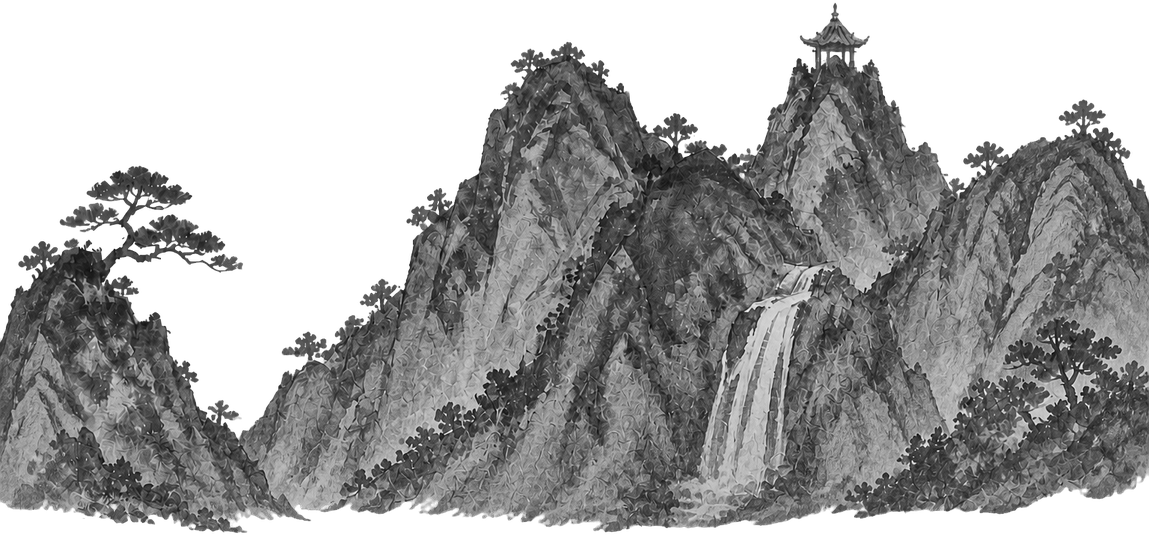
#> input picture assets/resources/art/bg/main-v02/mid_mountains.png, 1149 x 535 px, given in place of ., which was not available
$ python -i sprite-keyframe-ui.py   (imports and definitions only)
#> lines starting #> are read from the running program, lines starting #| are printed output that depends on the picture; after the words box and inside, x2 and y2 are one past the last pixel; in counts of white or black regions, pixels touching at a corner belong together; pictures that were not available may be replaced by others from this repository, and a replacement may not be noted
#!/usr/bin/env python3
"""Local web UI for tools/sprite-keyframe-tool.py."""

from __future__ import annotations

import argparse
import importlib.util
import json
import mimetypes
import os
import re
import secrets
import shutil
import statistics
import subprocess
import sys
import webbrowser
from datetime import datetime
from email.parser import BytesParser
from email.policy import default
from http.server import BaseHTTPRequestHandler, ThreadingHTTPServer
from pathlib import Path
from urllib.parse import quote, unquote, urlparse

from PIL import Image


ROOT = Path(__file__).resolve().parents[1]
TOOL = ROOT / "tools" / "sprite-keyframe-tool.py"
HTML = ROOT / "tools" / "sprite-keyframe-ui.html"
OUT_ROOT = ROOT / "output" / "sprite-keyframes" / "ui"
PREVIEW_ROOT = ROOT / "temp" / "sprite-keyframes" / "ui-preview"
RESOURCES_ROOT = ROOT / "assets" / "resources"
MANIFEST_PATH = ROOT / "assets" / "scripts" / "art" / "ArtManifest.ts"
ALPHA_BBOX_THRESHOLD = 8


# [6 lines left out: function parse_args, not called in this run]


def json_bytes(payload: dict) -> bytes:
    return json.dumps(payload, ensure_ascii=False).encode("utf-8")


def safe_slug(text: str, fallback: str = "sprite-job") -> str:
    slug = re.sub(r"[^a-zA-Z0-9._-]+", "-", text.strip()).strip(".-_")
    return slug[:48] or fallback


def safe_job_id(text: str) -> str:
    job_id = re.sub(r"[^a-zA-Z0-9._-]+", "-", text.strip()).strip(".-_")
    return job_id[:128]


def safe_filename(text: str, fallback: str) -> str:
    filename = re.sub(r"[^a-zA-Z0-9._-]+", "_", text.strip()).strip("._")
    return filename[:96] or fallback


# [4 lines left out: function inside, not called in this run]


def served_url(base: Path, prefix: str, path: Path) -> str:
    relative = path.resolve().relative_to(base.resolve()).as_posix()
    return prefix + quote(relative)


# [25 lines left out: functions job_dir, job_file_url, open_folder, not called in this run]


def form_value(fields: dict[str, str], name: str, default: str) -> str:
    value = fields.get(name, "").strip()
    return value if value else default


def safe_asset_part(text: str, fallback: str) -> str:
    value = re.sub(r"[^a-zA-Z0-9_-]+", "_", text.strip()).strip("_-")
    return value[:64] or fallback


# [13 lines left out: function normalize_art_key, not called in this run]


def bool_value(value: object) -> bool:
    return str(value).lower() in {"1", "true", "yes", "on"}


def ts_string(value: str) -> str:
    return "'" + value.replace("\\", "\\\\").replace("'", "\\'") + "'"


# [144 lines left out: functions upsert_manifest_entry, alpha_bbox, shared_alpha_bbox, crop_sequence_to_shared_bbox, clear_pngs, checkerboard and 3 more, not called in this run]


def sequence_body_metrics(paths: list[Path], threshold: int = ALPHA_BBOX_THRESHOLD) -> dict[str, float] | None:
    """逐帧量身体指标，写进 ArtManifest 供游戏跨动作归一（均相对帧宽高 0-1 归一化）：
    bodyH = alpha bbox 高的中位数 / 帧高；footY = bbox 底边的中位数 / 帧高；
    anchorX = 脚接触行（bbox 底部最多 3 行）alpha 加权质心 X 的中位数 / 帧宽。
    取中位数是为了抗单帧异常（挥武器伸出、拖尾特效）。全透明序列返回 None。"""
#> called with threshold = 8
    body_hs: list[float] = []
    foot_ys: list[float] = []
    anchor_xs: list[float] = []
    for path in paths:
        with Image.open(path) as image:
#> image is the input picture: PIL image 1149x535 RGBA; mean R, G, B, A 67.4, 67.4, 67.4, 154.4
            alpha = image.convert("RGBA").getchannel("A")
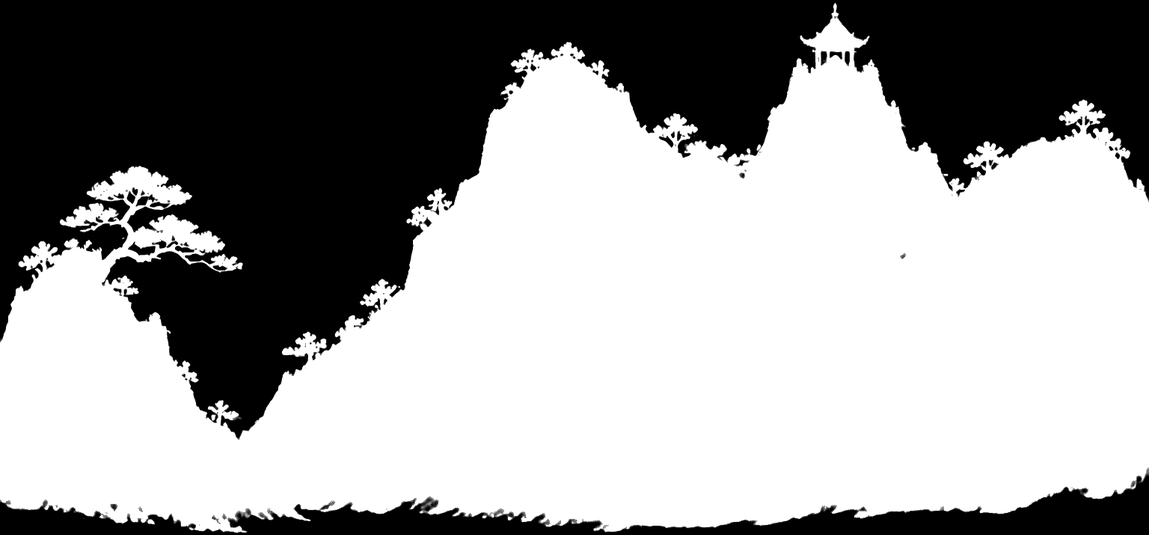
#> alpha: PIL image 1149x535 L; min 0, max 255, mean 154.4
        width, height = alpha.size
#> width = 1149; height = 535
        if width <= 0 or height <= 0:
            continue
        mask = alpha.point(lambda v: 255 if v > threshold else 0)
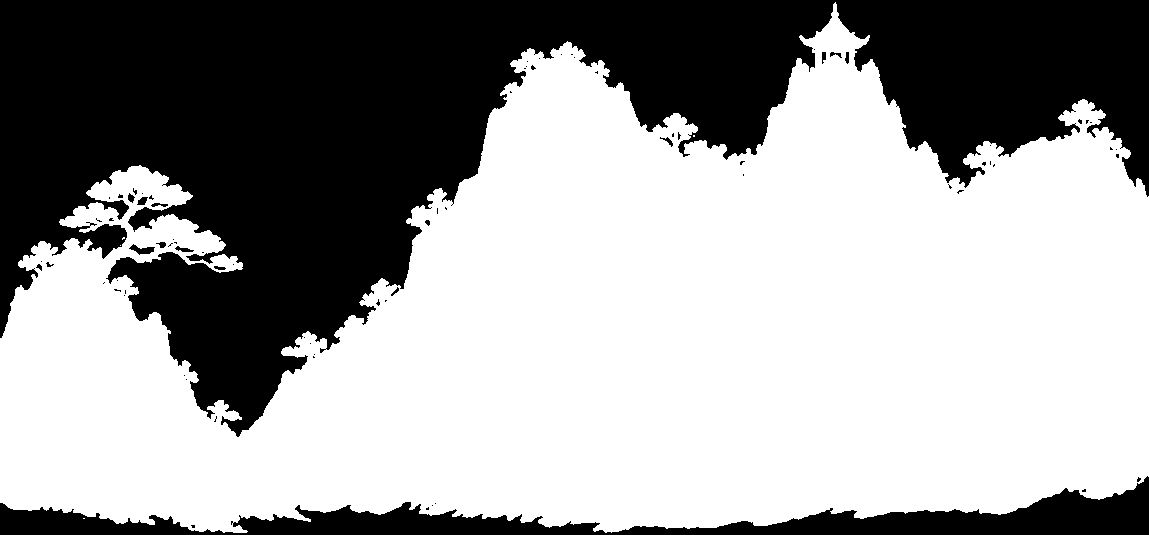
#> mask: PIL image 1149x535 L; 61.6% white; 79 black regions (62 under 20 px), largest, box (x1, y1, x2, y2) and area: (0, 0, 1149, 437) 212825, (0, 476, 1149, 535) 22358, (129, 244, 155, 255) 138
        box = mask.getbbox()
#> box = (0, 2, 1149, 533)
        if box is None:
            continue
        left, top, right, bottom = box
#> left = 0; top = 2; right = 1149; bottom = 533
        body_hs.append((bottom - top) / height)
        foot_ys.append(bottom / height)
        rows_top = max(top, bottom - 3)
#> rows_top = 530
        region = alpha.crop((left, rows_top, right, bottom))
        row_w = right - left
#> row_w = 1149
        total = 0.0
        weighted = 0.0
        for idx, val in enumerate(region.getdata()):
            if val > threshold:
                total += val
                weighted += val * (left + (idx % row_w) + 0.5)
#> this loop made 3447 passes
#> (total, weighted) on passes 192, 193, 194, 196, 197, 198, 199, 200, 201, 202, 203, 204: (38, 7277), (74, 14207), (84, 16142), (110, 21225), (168, 32622), (247, 48224.5), (357, 70059.5), (578, 114149), (806, 159863), (1035, 206006.5), (1274, 254404), (1503, 301005.5)
#> total on pass 238: 7062
#> after the loop, total = 21727; weighted = 7658599.5
#> pass 3 of the loop in sequence_body_metrics, `for path in paths:`:
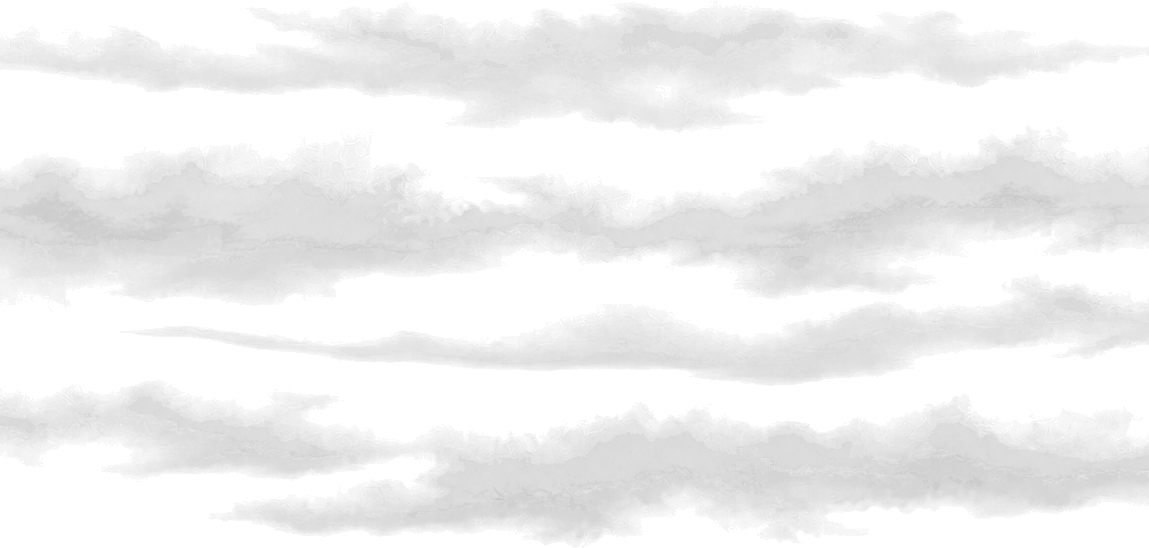
#> input picture assets/resources/art/bg/main-v02/mist.png, 1149 x 548 px, given in place of , which was not available
#> in sequence_body_metrics, image is the input picture: PIL image 1149x548 RGBA; mean R, G, B, A 92.4, 92.4, 92.4, 61.1
#> in sequence_body_metrics, `alpha = image.convert("RGBA").getchannel("A")`:
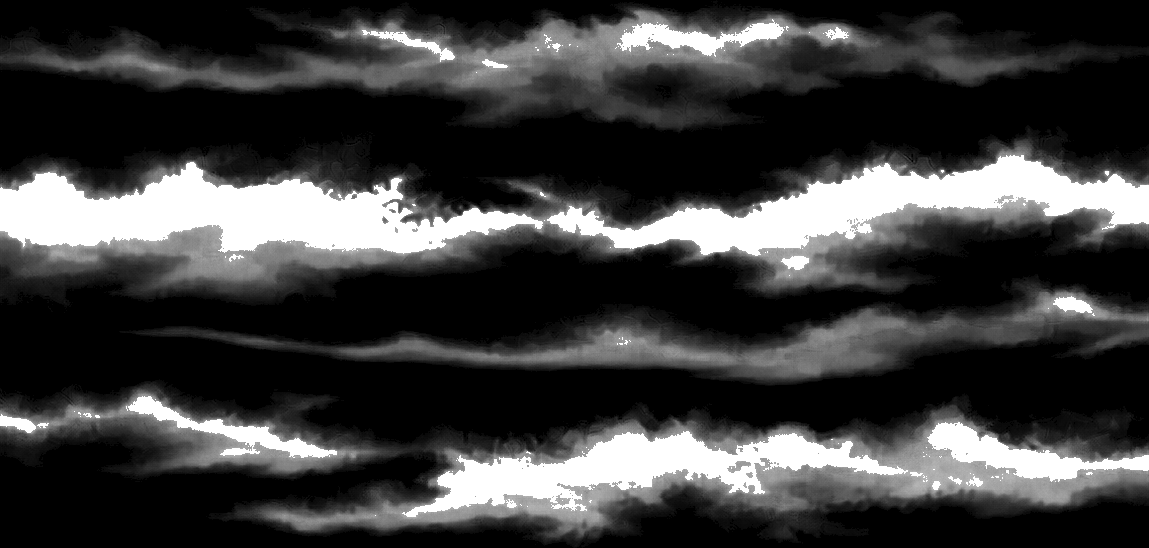
#> alpha: PIL image 1149x548 L; min 0, max 255, mean 61.1
#> in sequence_body_metrics, `mask = alpha.point(lambda v: 255 if v > threshold else 0)`:
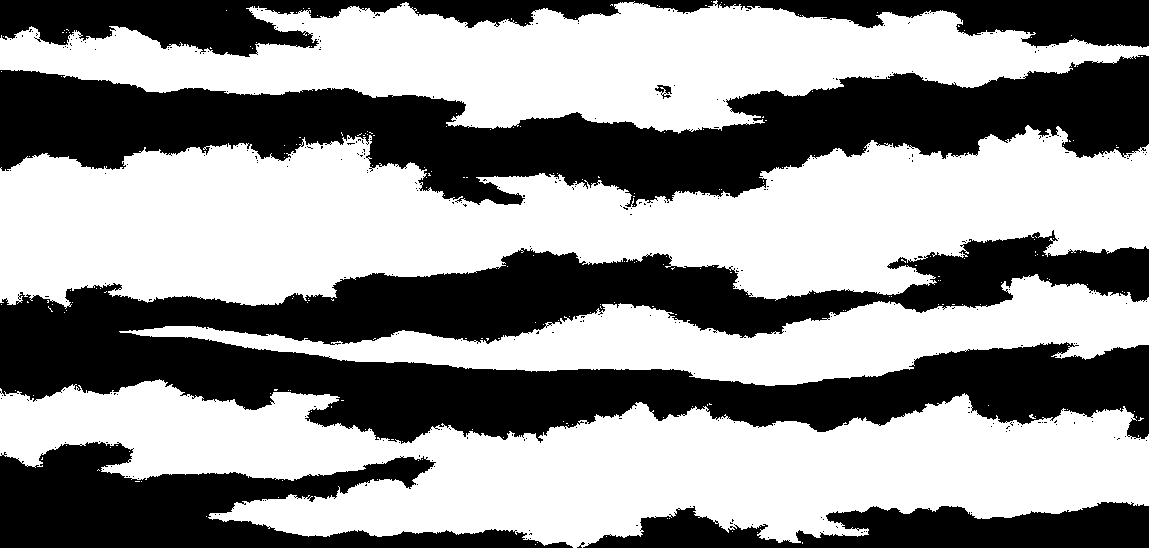
#> mask: PIL image 1149x548 L; 57.1% white; 345 black regions (339 under 20 px), largest, box (x1, y1, x2, y2) and area: (0, 230, 1149, 444) 115586, (0, 55, 1149, 207) 80390, (0, 442, 573, 548) 28750, (0, 0, 1149, 57) 28502, (583, 502, 1149, 548) 16287, (655, 85, 672, 99) 107
#> box = (0, 0, 1149, 548)
#> top = 0; bottom = 548
#> rows_top = 545
#> the loop in sequence_body_metrics, `for idx, val in enumerate(region.getdata()):` made 3447 passes
#> (total, weighted) on passes 545, 571, 572, 573, 574, 575, 576, 577: (9, 4900.5), (21, 11746.5), (32, 18033), (47, 26620.5), (61, 34649.5), (79, 44990.5), (104, 59378), (127, 72637.5)
#> after the loop in sequence_body_metrics, `for idx, val in enumerate(region.getdata()):`: total = 457; weighted = 263730.5
#> the loop made 5 passes; the first 3 are shown
        if total > 0:
            anchor_xs.append(weighted / total / width)
    if not body_hs:
        return None
    metrics: dict[str, float] = {
        "bodyH": round(statistics.median(body_hs), 4),
        "footY": round(statistics.median(foot_ys), 4),
    }
    if anchor_xs:
        metrics["anchorX"] = round(statistics.median(anchor_xs), 4)
    return metrics


# [151 lines left out: functions copy_sequence_frames, patch_cocos_sprite_meta, patch_existing_cocos_metas, load_tool_module, load_frame_select_module, finalize_job and 1 more, not called in this run]


class SpriteUiHandler(BaseHTTPRequestHandler):
    server_version = "SpriteKeyframeUI/1.0"

    def log_message(self, format: str, *args) -> None:  # noqa: A002
        print("[%s] %s" % (self.log_date_time_string(), format % args))

    # [86 lines left out: functions send_cors_headers, send_json, send_file, do_OPTIONS, do_GET, do_POST, not called in this run]

    def read_body(self) -> bytes:
        length = int(self.headers.get("Content-Length", "0"))
        return self.rfile.read(length)

    # [514 lines left out: functions parse_multipart, save_upload, handle_process, handle_extract_all, handle_assemble_selection, handle_open_output and 4 more, not called in this run]


# [2 lines not run here, left out]

#> (the run stopped early here; a loop or call above may not have finished)
